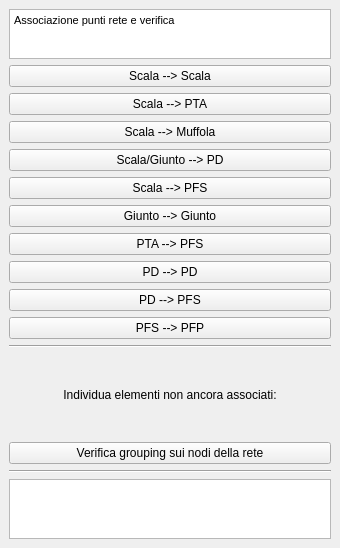
<?xml version="1.0" encoding="UTF-8"?>
<ui version="4.0">
 <class>CoreDockWidgetBase</class>
 <widget class="QDockWidget" name="CoreDockWidgetBase">
  <property name="geometry">
   <rect>
    <x>0</x>
    <y>0</y>
    <width>340</width>
    <height>548</height>
   </rect>
  </property>
  <property name="windowTitle">
   <string>ProgettoENEL</string>
  </property>
  <widget class="QWidget" name="dockWidgetContents">
   <layout class="QGridLayout" name="gridLayout">
    <item row="15" column="0">
     <widget class="QPushButton" name="solid_btn_aree">
      <property name="minimumSize">
       <size>
        <width>180</width>
        <height>0</height>
       </size>
      </property>
      <property name="toolTip">
       <string>&lt;html&gt;&lt;head/&gt;&lt;body&gt;&lt;p&gt;Consolida aree PFS e PFP&lt;/p&gt;&lt;/body&gt;&lt;/html&gt;</string>
      </property>
      <property name="text">
       <string>Verifica grouping sui nodi della rete</string>
      </property>
     </widget>
    </item>
    <item row="18" column="0">
     <widget class="QTextBrowser" name="txtFeedback">
      <property name="minimumSize">
       <size>
        <width>0</width>
        <height>60</height>
       </size>
      </property>
      <property name="maximumSize">
       <size>
        <width>16777215</width>
        <height>60</height>
       </size>
      </property>
     </widget>
    </item>
    <item row="12" column="0">
     <widget class="Line" name="line">
      <property name="orientation">
       <enum>Qt::Horizontal</enum>
      </property>
     </widget>
    </item>
    <item row="2" column="0">
     <widget class="QTextBrowser" name="textBrowser">
      <property name="minimumSize">
       <size>
        <width>0</width>
        <height>30</height>
       </size>
      </property>
      <property name="maximumSize">
       <size>
        <width>16777215</width>
        <height>50</height>
       </size>
      </property>
      <property name="html">
       <string>&lt;!DOCTYPE HTML PUBLIC &quot;-//W3C//DTD HTML 4.0//EN&quot; &quot;http://www.w3.org/TR/REC-html40/strict.dtd&quot;&gt;
&lt;html&gt;&lt;head&gt;&lt;meta name=&quot;qrichtext&quot; content=&quot;1&quot; /&gt;&lt;style type=&quot;text/css&quot;&gt;
p, li { white-space: pre-wrap; }
&lt;/style&gt;&lt;/head&gt;&lt;body style=&quot; font-family:'MS Shell Dlg 2'; font-size:8.15094pt; font-weight:400; font-style:normal;&quot;&gt;
&lt;p style=&quot; margin-top:0px; margin-bottom:0px; margin-left:0px; margin-right:0px; -qt-block-indent:0; text-indent:0px;&quot;&gt;&lt;span style=&quot; font-size:8.15094pt;&quot;&gt;Associazione punti rete e verifica&lt;/span&gt;&lt;/p&gt;&lt;/body&gt;&lt;/html&gt;</string>
      </property>
     </widget>
    </item>
    <item row="14" column="0">
     <widget class="QLabel" name="label">
      <property name="text">
       <string>Individua elementi non ancora associati:</string>
      </property>
      <property name="alignment">
       <set>Qt::AlignCenter</set>
      </property>
      <property name="wordWrap">
       <bool>true</bool>
      </property>
     </widget>
    </item>
    <item row="17" column="0">
     <widget class="Line" name="line_2">
      <property name="orientation">
       <enum>Qt::Horizontal</enum>
      </property>
     </widget>
    </item>
    <item row="4" column="0" rowspan="2">
     <layout class="QGridLayout" name="gridLayout_2">
      <item row="3" column="0" colspan="2">
       <widget class="QPushButton" name="scala_pd_btn">
        <property name="minimumSize">
         <size>
          <width>180</width>
          <height>0</height>
         </size>
        </property>
        <property name="maximumSize">
         <size>
          <width>350</width>
          <height>16777215</height>
         </size>
        </property>
        <property name="toolTip">
         <string>&lt;html&gt;&lt;head/&gt;&lt;body&gt;&lt;p&gt;Associa Scale o Giunti/PTA ai PD&lt;/p&gt;&lt;/body&gt;&lt;/html&gt;</string>
        </property>
        <property name="text">
         <string>Scala/Giunto --&gt; PD</string>
        </property>
       </widget>
      </item>
      <item row="1" column="0" colspan="2">
       <widget class="QPushButton" name="scala_pta_btn">
        <property name="minimumSize">
         <size>
          <width>180</width>
          <height>0</height>
         </size>
        </property>
        <property name="maximumSize">
         <size>
          <width>350</width>
          <height>16777215</height>
         </size>
        </property>
        <property name="toolTip">
         <string>&lt;html&gt;&lt;head/&gt;&lt;body&gt;&lt;p&gt;Associa Scale ai PTA&lt;/p&gt;&lt;/body&gt;&lt;/html&gt;</string>
        </property>
        <property name="text">
         <string>Scala --&gt; PTA</string>
        </property>
       </widget>
      </item>
      <item row="9" column="0" colspan="2">
       <widget class="QPushButton" name="pfs_pfp_btn">
        <property name="minimumSize">
         <size>
          <width>180</width>
          <height>0</height>
         </size>
        </property>
        <property name="maximumSize">
         <size>
          <width>350</width>
          <height>16777215</height>
         </size>
        </property>
        <property name="toolTip">
         <string>&lt;html&gt;&lt;head/&gt;&lt;body&gt;&lt;p&gt;Associa PFS a PFP&lt;/p&gt;&lt;/body&gt;&lt;/html&gt;</string>
        </property>
        <property name="text">
         <string>PFS --&gt; PFP</string>
        </property>
       </widget>
      </item>
      <item row="7" column="0" colspan="2">
       <widget class="QPushButton" name="pd_pd_btn">
        <property name="minimumSize">
         <size>
          <width>180</width>
          <height>0</height>
         </size>
        </property>
        <property name="maximumSize">
         <size>
          <width>350</width>
          <height>16777215</height>
         </size>
        </property>
        <property name="toolTip">
         <string>&lt;html&gt;&lt;head/&gt;&lt;body&gt;&lt;p&gt;Associa PD ai PD&lt;/p&gt;&lt;/body&gt;&lt;/html&gt;</string>
        </property>
        <property name="text">
         <string>PD --&gt; PD</string>
        </property>
       </widget>
      </item>
      <item row="8" column="0" colspan="2">
       <widget class="QPushButton" name="pd_pfs_btn">
        <property name="minimumSize">
         <size>
          <width>180</width>
          <height>0</height>
         </size>
        </property>
        <property name="maximumSize">
         <size>
          <width>350</width>
          <height>16777215</height>
         </size>
        </property>
        <property name="toolTip">
         <string>&lt;html&gt;&lt;head/&gt;&lt;body&gt;&lt;p&gt;Associa PD a PFS&lt;/p&gt;&lt;/body&gt;&lt;/html&gt;</string>
        </property>
        <property name="text">
         <string>PD --&gt; PFS</string>
        </property>
       </widget>
      </item>
      <item row="2" column="0" colspan="2">
       <widget class="QPushButton" name="scala_giunto_btn">
        <property name="minimumSize">
         <size>
          <width>180</width>
          <height>0</height>
         </size>
        </property>
        <property name="maximumSize">
         <size>
          <width>350</width>
          <height>16777215</height>
         </size>
        </property>
        <property name="toolTip">
         <string>&lt;html&gt;&lt;head/&gt;&lt;body&gt;&lt;p&gt;Associa Scale ai Giunti&lt;/p&gt;&lt;/body&gt;&lt;/html&gt;</string>
        </property>
        <property name="text">
         <string>Scala --&gt; Muffola</string>
        </property>
       </widget>
      </item>
      <item row="4" column="0" colspan="2">
       <widget class="QPushButton" name="scala_pfs_btn">
        <property name="minimumSize">
         <size>
          <width>180</width>
          <height>0</height>
         </size>
        </property>
        <property name="maximumSize">
         <size>
          <width>350</width>
          <height>16777215</height>
         </size>
        </property>
        <property name="toolTip">
         <string>&lt;html&gt;&lt;head/&gt;&lt;body&gt;&lt;p&gt;Associa Scale ai PFS&lt;/p&gt;&lt;/body&gt;&lt;/html&gt;</string>
        </property>
        <property name="text">
         <string>Scala --&gt; PFS</string>
        </property>
       </widget>
      </item>
      <item row="5" column="0" colspan="2">
       <widget class="QPushButton" name="giunto_giunto_dev_btn">
        <property name="minimumSize">
         <size>
          <width>180</width>
          <height>0</height>
         </size>
        </property>
        <property name="maximumSize">
         <size>
          <width>350</width>
          <height>16777215</height>
         </size>
        </property>
        <property name="toolTip">
         <string>&lt;html&gt;&lt;head/&gt;&lt;body&gt;&lt;p&gt;Associa Giunti/PTA tra loro&lt;/p&gt;&lt;/body&gt;&lt;/html&gt;</string>
        </property>
        <property name="text">
         <string>Giunto --&gt; Giunto</string>
        </property>
       </widget>
      </item>
      <item row="0" column="0" colspan="2">
       <widget class="QPushButton" name="scala_scala_btn">
        <property name="minimumSize">
         <size>
          <width>180</width>
          <height>0</height>
         </size>
        </property>
        <property name="maximumSize">
         <size>
          <width>350</width>
          <height>16777215</height>
         </size>
        </property>
        <property name="toolTip">
         <string>&lt;html&gt;&lt;head/&gt;&lt;body&gt;&lt;p&gt;Associa Scale ad una Scala padre&lt;/p&gt;&lt;/body&gt;&lt;/html&gt;</string>
        </property>
        <property name="text">
         <string>Scala --&gt; Scala</string>
        </property>
       </widget>
      </item>
      <item row="6" column="0" colspan="2">
       <widget class="QPushButton" name="pta_pfs_btn">
        <property name="minimumSize">
         <size>
          <width>180</width>
          <height>0</height>
         </size>
        </property>
        <property name="maximumSize">
         <size>
          <width>350</width>
          <height>16777215</height>
         </size>
        </property>
        <property name="toolTip">
         <string>&lt;html&gt;&lt;head/&gt;&lt;body&gt;&lt;p&gt;Associa PTA ai PFS&lt;/p&gt;&lt;/body&gt;&lt;/html&gt;</string>
        </property>
        <property name="text">
         <string>PTA --&gt; PFS</string>
        </property>
       </widget>
      </item>
     </layout>
    </item>
   </layout>
  </widget>
 </widget>
 <resources/>
 <connections/>
</ui>
